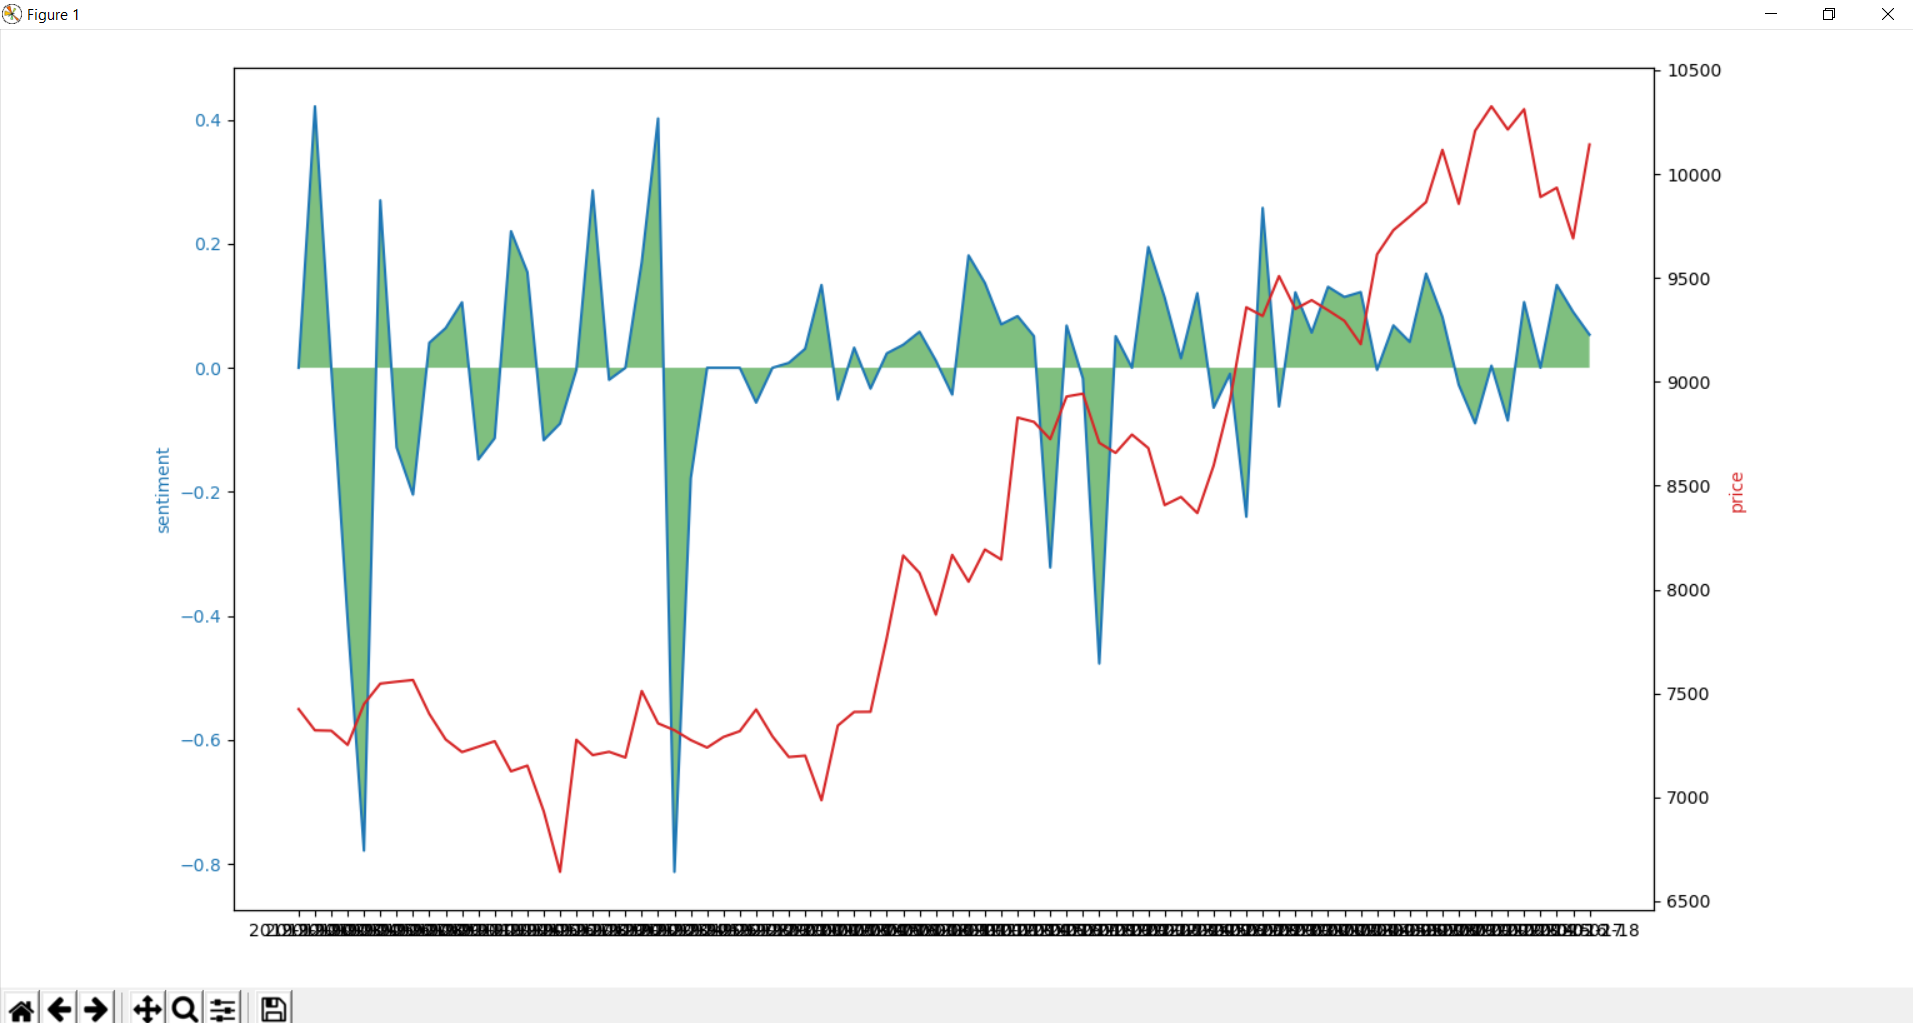

This figure's Python source:
import pandas as pd
from elasticsearch import Elasticsearch
import matplotlib.pyplot as plt
import numpy as np

btc = pd.read_csv("BTC-USD.csv")
btc = btc[285:365]
btc_dates = [item for item in btc['Date']]
btc_price = [item for item in btc['Close']]

index = 'bitcoin_index'
pipeline_aggs = {
	"aggs": {
		"days": {
			"date_histogram": {
				"field": "publish_date",
				"interval": "day"
			},
			"aggs": {
				"vader_avg": {
					"avg": {"field": "vader_title"}
				}
			}
		}
	}
}

es = Elasticsearch()
results = es.search(index=index, body=pipeline_aggs)

bucket = results['aggregations']['days']['buckets']
bucket = [item for item in bucket[16:]]
bucket = [item for item in bucket[:80]]
doc_counts = [item['doc_count'] for item in bucket]
vader_avgs = [item['vader_avg']['value'] for item in bucket]
vader = []
for item in vader_avgs:
	if item == None:
		vader.append(0.0)
	else:
		vader.append(item)

"""
fig, ax1 = plt.subplots()

color = 'tab:blue'
ax1.set_ylabel('document_count', color=color)
ax1.plot(btc_dates, doc_counts, color=color)
ax1.tick_params(axis='y', labelcolor=color)

ax1.fill_between(btc_dates, doc_counts,
facecolor='b', alpha=0.25)

ax2 = ax1.twinx()

color = 'tab:red'
ax2.set_xlabel('days (Dec - Feb)')
ax2.set_ylabel('price', color=color)
ax2.plot(btc_dates, btc_price, color=color, linewidth=2)

fig.tight_layout()
plt.show()
"""

#########################


fig, ax1 = plt.subplots()

color = 'tab:blue'
ax1.set_ylabel('sentiment', color=color)
ax1.plot(btc_dates, vader, color=color)
ax1.tick_params(axis='y', labelcolor=color)

ax1.fill_between(btc_dates, vader,
facecolor='g', alpha=0.5)

ax2 = ax1.twinx()

color = 'tab:red'
ax2.set_xlabel('days (Dec - Feb)')
ax2.set_ylabel('price', color=color)
ax2.plot(btc_dates, btc_price, color=color)

fig.tight_layout()
plt.show()
